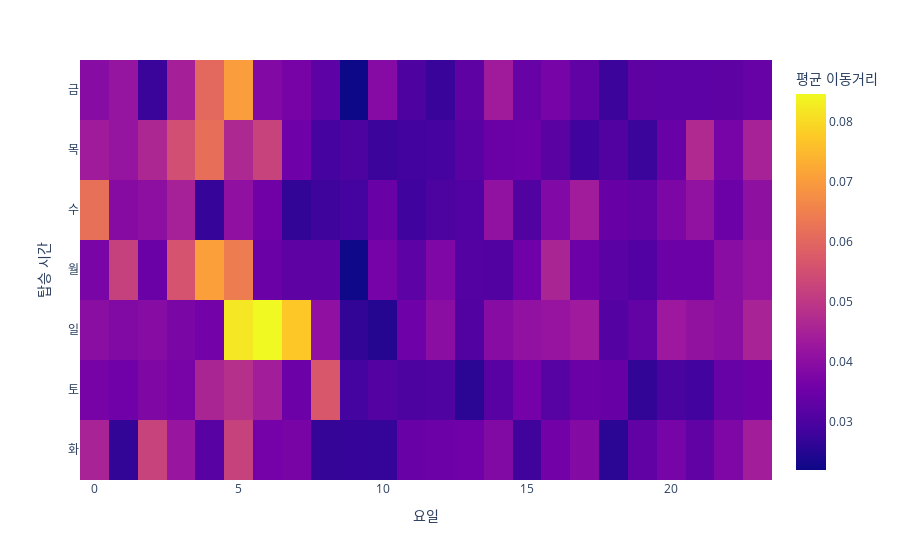

This figure's notebook cell:
### Markdown cell above
## `(2)` 요일,시간에 따른 평균이동거리 시각화 – 25점

자료 `df`에서 시간에 따른 평균이동거리를 구하고 이를 대시보드에
시각화하라.

**README**

-   요일은 `{0:'월',1:'화',2:'수',3:'목',4:'금',5:'토',6:'일'}`의 규칙에
    따라 변환할 것

### Code cell
pivot_table = df.pivot_table(values='dist', index='dayofweek_kr', columns='pickup_hour', aggfunc='mean')
fig2 = px.imshow(pivot_table, labels=dict(color="평균 이동거리"), x=pivot_table.columns, y=pivot_table.index)

fig2.update_layout(
    xaxis_title="요일",
    yaxis_title="탑승 시간",
)

fig2.show()

### Figure 1 — Plotly figure (JSON) as saved in the notebook; plotly's stock layout.template omitted (floating-point values rounded to 4 significant figures; data arrays with more than 128 entries replaced by an {"elided": "..."} marker saying what was removed)
{"data": [{"coloraxis": "coloraxis", "hovertemplate": "pickup_hour: %{x}<br>dayofweek_kr: %{y}<br>평균 이동거리: %{z}<extra></extra>", "name": "0", "type": "heatmap", "x": [0, 1, 2, 3, 4, 5, 6, 7, 8, 9, 10, 11, 12, 13, 14, 15, 16, 17, 18, 19, 20, 21, 22, 23], "xaxis": "x", "y": ["금", "목", "수", "월", "일", "토", "화"], "yaxis": "y", "z": {"elided": "7x24 float values"}}], "layout": {"autosize": true, "coloraxis": {"colorbar": {"title": {"text": "평균 이동거리"}}, "colorscale": [[0, "#0d0887"], [0.1111, "#46039f"], [0.2222, "#7201a8"], [0.3333, "#9c179e"], [0.4444, "#bd3786"], [0.5556, "#d8576b"], [0.6667, "#ed7953"], [0.7778, "#fb9f3a"], [0.8889, "#fdca26"], [1, "#f0f921"]]}, "margin": {"t": 60}, "xaxis": {"anchor": "y", "autorange": true, "constrain": "domain", "domain": [0, 1], "range": [-0.5, 23.5], "scaleanchor": "y", "title": {"text": "요일"}, "type": "linear"}, "yaxis": {"anchor": "x", "autorange": true, "constrain": "domain", "domain": [0, 1], "range": [6.5, -0.5], "title": {"text": "탑승 시간"}, "type": "category"}}}
